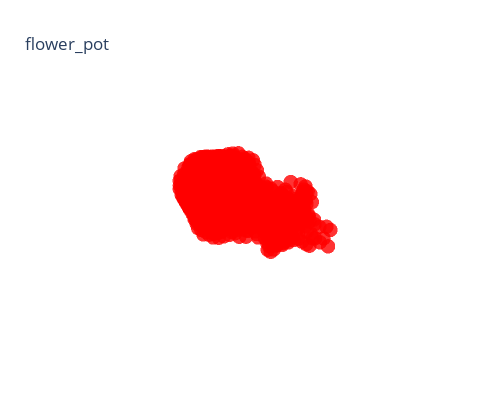

Notebook code cell kept with this figure:
### Code cell
pc = non_mixed['data'][0]
label = non_mixed['label'][0]
label_name = non_mixed['label_name'][0]
plot_pointcloud(pc,label_name)

### Figure 1 — Plotly figure (JSON) as saved in the notebook; plotly's stock layout.template omitted (floating-point values rounded to 4 significant figures; data arrays with more than 128 entries replaced by an {"elided": "..."} marker saying what was removed)
{"data": [{"marker": {"color": "red", "opacity": 0.8, "size": 5}, "mode": "markers", "name": "flower_pot", "type": "scatter3d", "x": {"elided": "1024 float values"}, "y": {"elided": "1024 float values"}, "z": {"elided": "1024 float values"}}], "layout": {"autosize": false, "height": 400, "scene": {"xaxis": {"showticklabels": false, "visible": false}, "yaxis": {"showticklabels": false, "visible": false}, "zaxis": {"showticklabels": false, "visible": false}}, "title": {"text": "flower_pot"}, "width": 500}}
